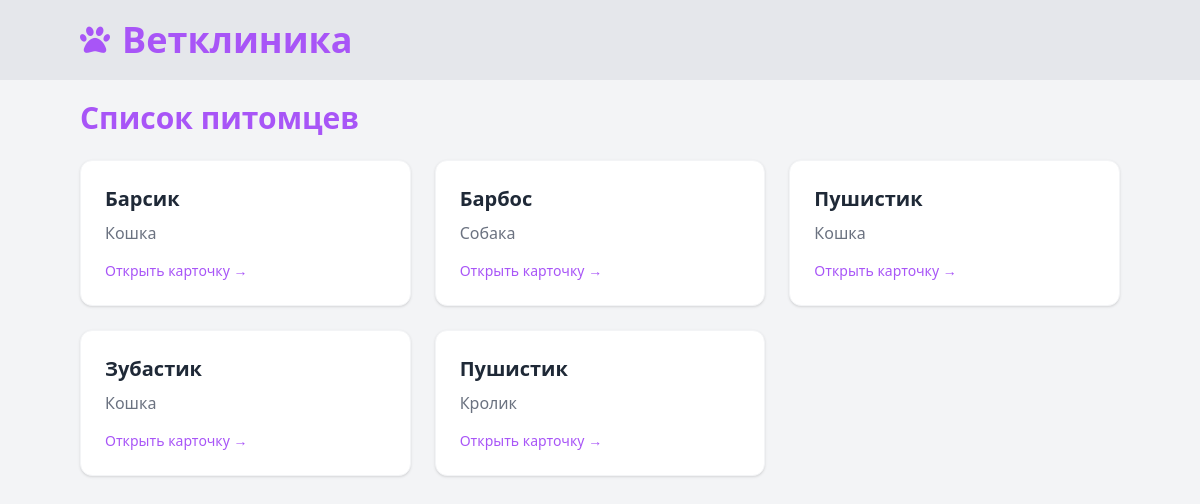
The app's page /pets/, older data.
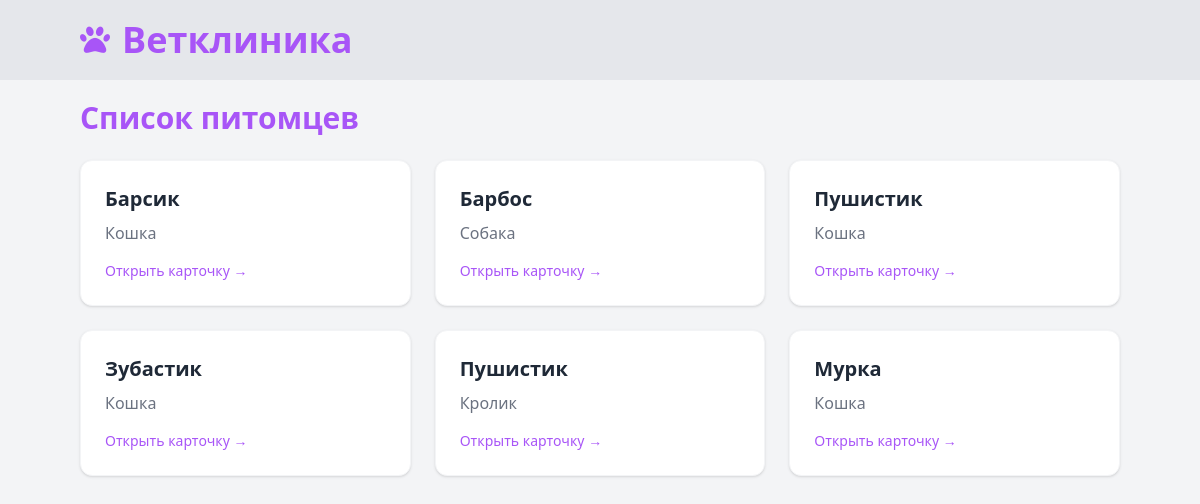
The same page, newer data.
### main/models.py (models this page shows, shortened)
class Pet(models.Model):
    name = models.CharField('Имя питомца', max_length=100)
    class Type(models.TextChoices):
        CAT = 'cat', 'Кошка'
        DOG = 'dog', 'Собака'
        BIRD = 'bird', 'Птица'
        BUNNY = 'bunny', 'Кролик'
    type = models.CharField('Вид питомца', max_length=20, choices=Type.choices)
    birth_date = models.DateField('Дата рождения')
    class Gender(models.TextChoices):
        FEMALE = 'female', 'Женский'
        MALE = 'male', 'Мужской'
    gender = models.CharField('Пол', max_length=10, choices=Gender.choices)
    owner = models.ForeignKey(
        Owner,
        on_delete=models.CASCADE,
        related_name='pets',
        verbose_name='Владелец'
    )
    class Meta:
        verbose_name = "Питомец"
        verbose_name_plural = "Питомцы"

### main/views.py (the view)
# urls.py: path('pets/', views.pet_list, name='pet_list'),
def pet_list(request):
    pets = Pet.objects.all()
    return render(request, 'main/pet_list.html', {'pets': pets})

### main/templates/main/pet_list.html
{% extends "main/layout.html" %}
{% block content %}
<h1 class="text-3xl font-bold text-purple-500 mb-6">Список питомцев</h1>
<div class="grid grid-cols-1 md:grid-cols-2 lg:grid-cols-3 gap-6">
    {% for pet in pets %}
        <a href="{% url 'medical_card' pet.id %}"
           class="block bg-white rounded-xl shadow p-6 border border-gray-100">
            <h2 class="text-xl font-semibold text-gray-800">
                {{ pet.name }}
            </h2>
            <p class="text-gray-500 mt-2">
                {{ pet.get_type_display }}
            </p>
            <p class="text-sm text-purple-500 mt-4">
                Открыть карточку →
            </p>
        </a>
    {% empty %}
        <div class="col-span-full text-gray-500 text-center py-10">
            Питомцев пока нет
        </div>
    {% endfor %}
</div>
{% endblock %}

Row changes from the older to the newer data that the page shows:
added Pet: name "Мурка", type "Кошка"
